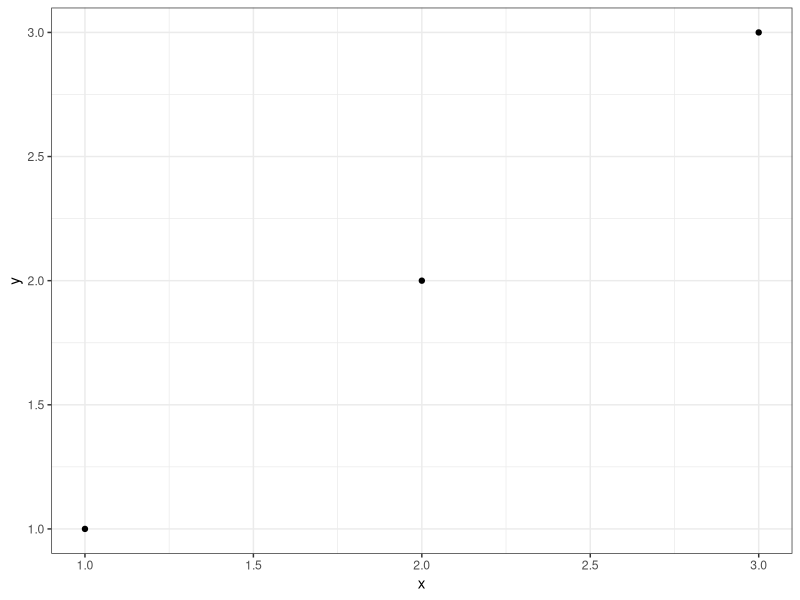

The R source for this figure:

# -------------------------------------------------------------------------

library(ggplot2)

# -------------------------------------------------------------------------
df <- data.frame(x = 1:3, y = 1:3)

# -------------------------------------------------------------------------

# to set the default theme to theme_bw()
theme_set(theme_bw())
base <- ggplot(df, aes(x, y)) + geom_point()
base

# -------------------------------------------------------------------------
